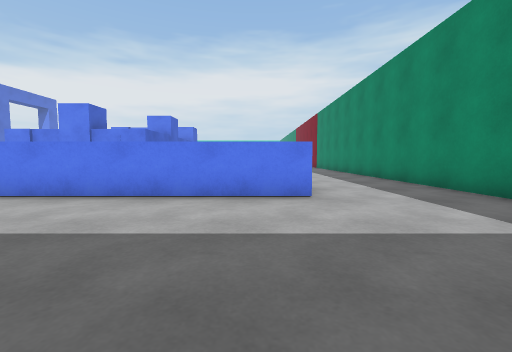
view 1 (above)

19 first-person views from a walk through a 3-D level made in the Unity game engine. The camera is 0.72 m above the floor, tilts 4° down and sees 90° across. The floor is counted in squares, 1 m on a side. Each view is taken from the middle of a square. On the plan, view 1 faces up. The plan holds only what a view shows up to about 9 squares ahead; the rest is blank. The place goes on beyond the plan.

view 2
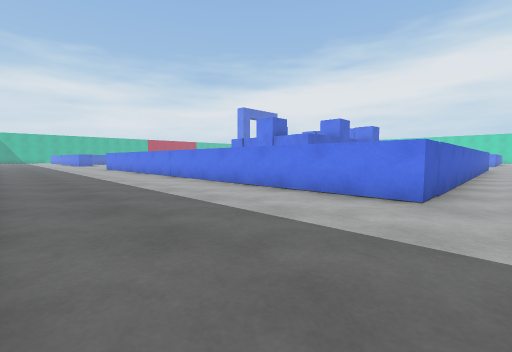

view 3
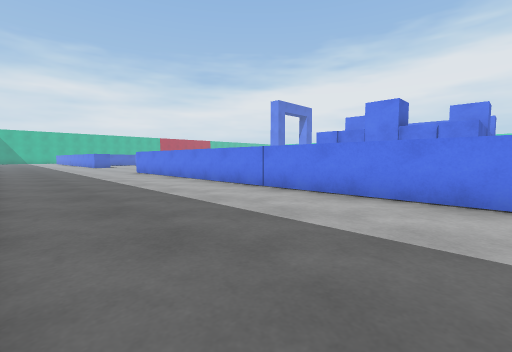

view 4
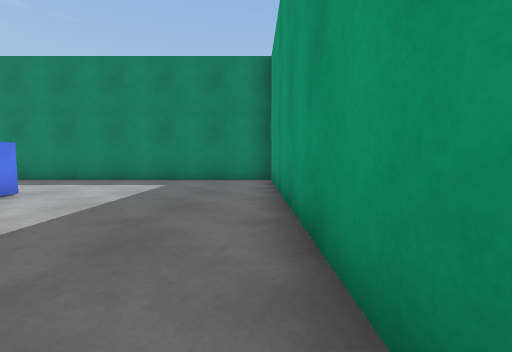

view 5
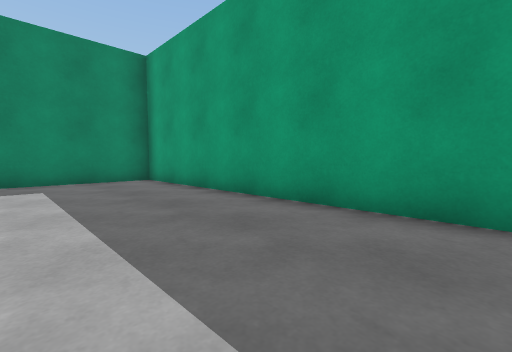

view 6
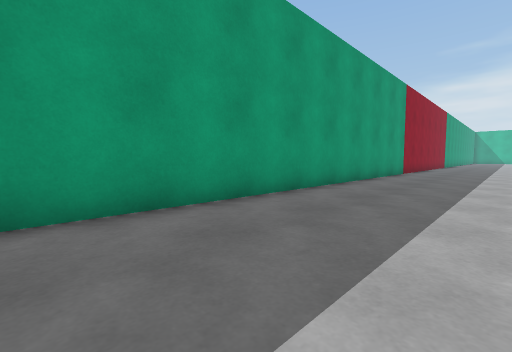

view 7
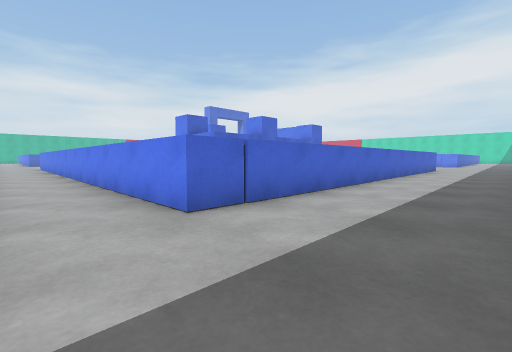

view 8
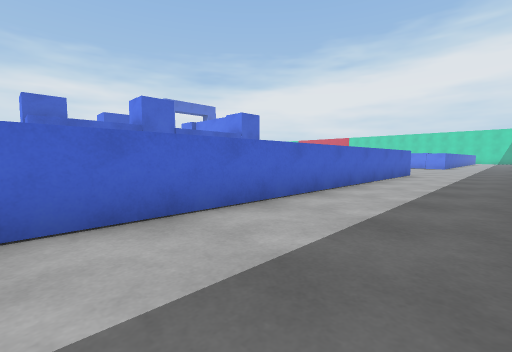

view 9
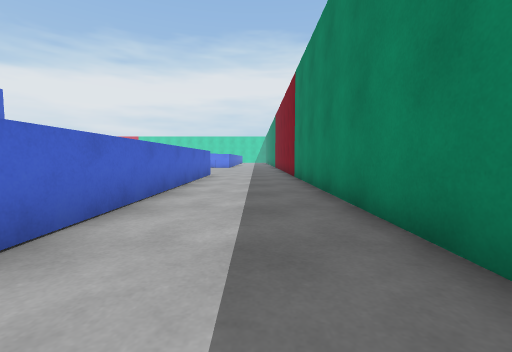

view 10
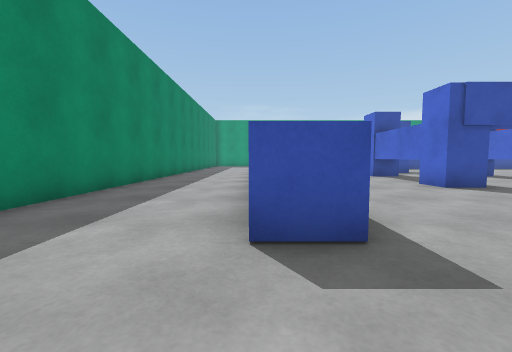

view 11
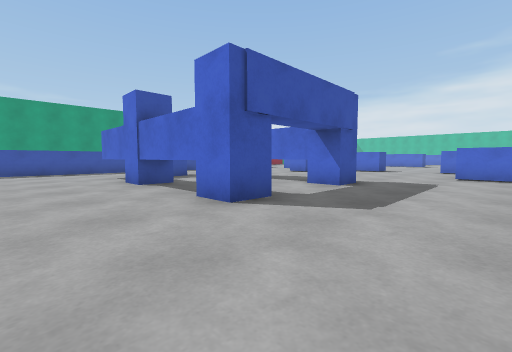

view 12
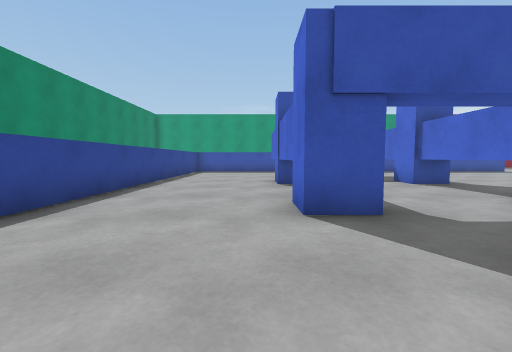

view 13
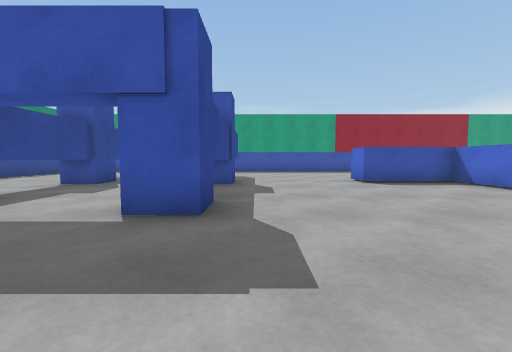

view 14
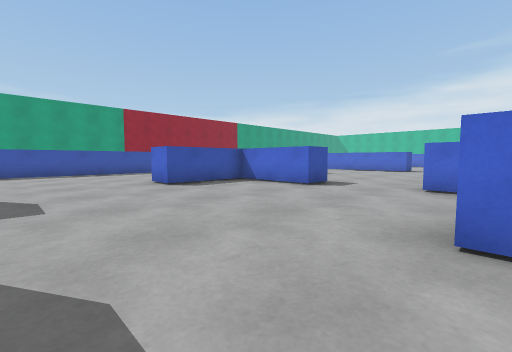

view 15
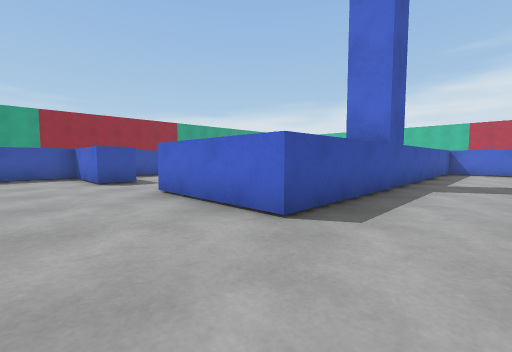

view 16
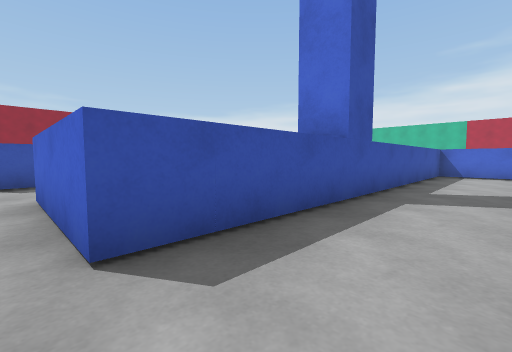

view 17
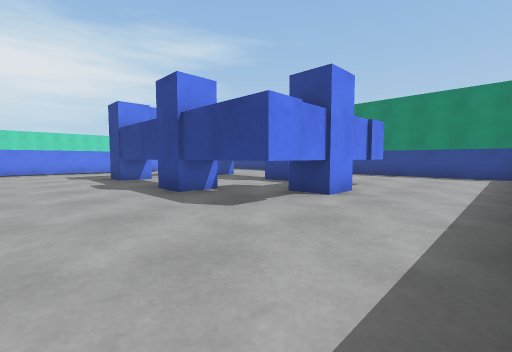

view 18
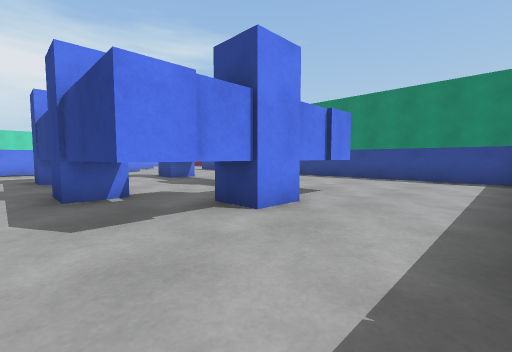

view 19
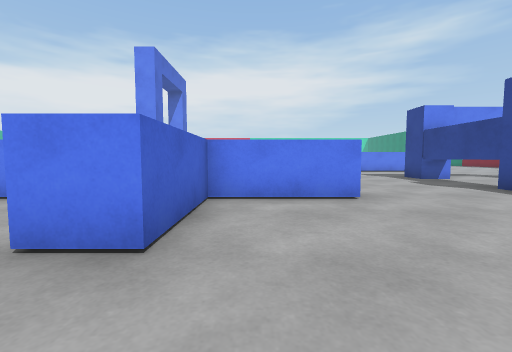

### Floor plan
Key: @ floor where view 1 was taken; # wall or solid block; . floor; B blue block.
Columns run from 27 left of view 1 to 5 right of it. Each row starts with its distance up from view 1.
 22 #..............             .
 21 #..............           .....
 20 ###########B...           .##...
 19            B...#........... #...
 18            B...#........... #...#
 17            #............... #...#
 16          ..........B...B...##...#
 15          ..........#...#...##...#
 14          ..##......#...#...##...#
 13             #......#...#...##...#
 12             #......#...#...##...#
 11         ##  ###....B..B#...##...#
 10             #......#...#...##...#
  9             #......##B##...##...#
  8            ##..............##...#
  7            ................##...#
  6              .  ...........##...#
  5                 #############...#
  4                .................#
  3               ..................#
  2               ..................#
  1              ...................#
  0              ..............@....#
 -1                 #################

Where each view was taken, in squares from view 1:
view 1: 0 up, 0 right, facing up
view 2: 0 up, 2 right, facing up-left
view 3: 0 up, 3 left, facing up-left
view 4: 0 up, 4 left, facing right
view 5: 3 up, 4 left, facing down-right
view 6: 3 up, 2 left, facing down-left
view 7: 3 up, 4 right, facing up-left
view 8: 8 up, 4 right, facing up-left
view 9: 9 up, 3 right, facing up
view 10: 22 up, 1 right, facing down
view 11: 19 up, 1 left, facing down-left
view 12: 19 up, 3 left, facing down
view 13: 19 up, 9 left, facing down
view 14: 18 up, 9 left, facing down-left
view 15: 22 up, 13 left, facing down-left
view 16: 22 up, 15 left, facing down-left
view 17: 6 up, 11 left, facing up-right
view 18: 6 up, 9 left, facing up-right
view 19: 6 up, 14 left, facing up
